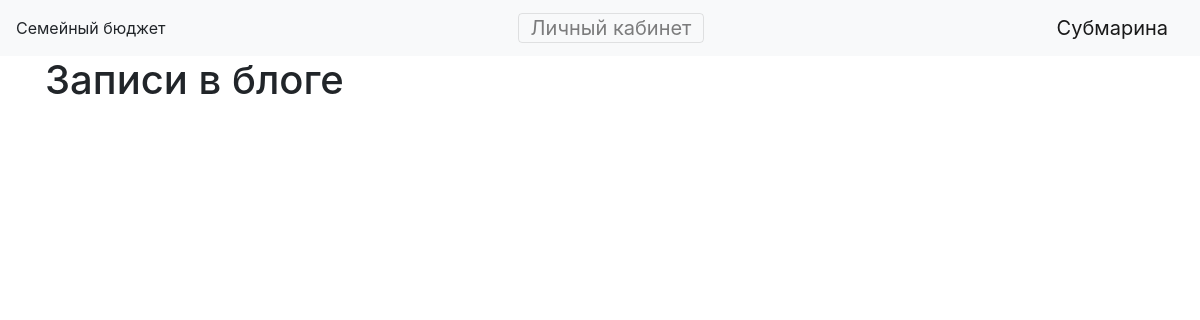
Before: / (signed in) with the older database file.
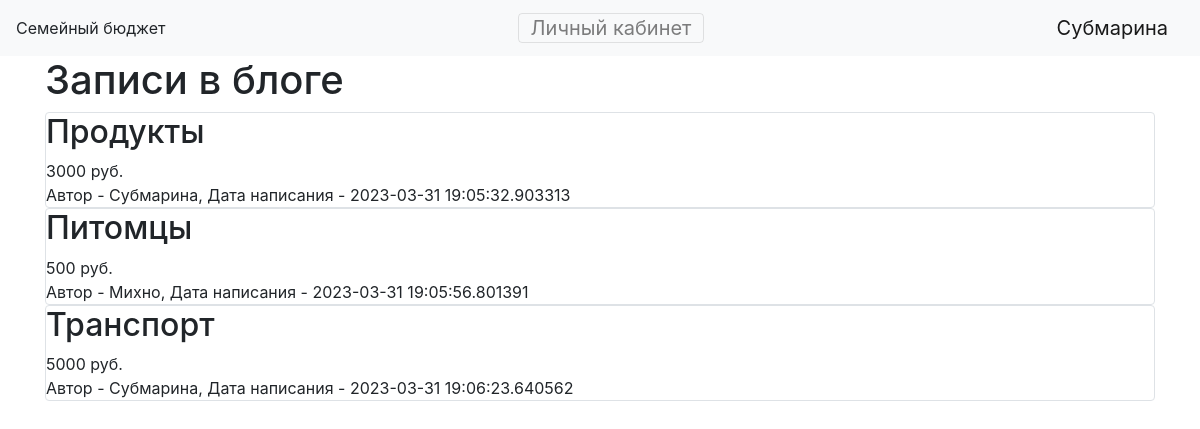
After: the same page with the newer database file.
### data/users.py (models this page shows, shortened)
class User(SqlAlchemyBase, UserMixin):
    __tablename__ = 'users'
    id = sqlalchemy.Column(sqlalchemy.Integer,
                           primary_key=True, autoincrement=True)
    name = sqlalchemy.Column(sqlalchemy.String, nullable=True)
    email = sqlalchemy.Column(sqlalchemy.String,
                              index=True, unique=True, nullable=True)
    hashed_password = sqlalchemy.Column(sqlalchemy.String, nullable=True)
    created_date = sqlalchemy.Column(sqlalchemy.DateTime,
                                     default=datetime.datetime.now)
    expenses = orm.relationship("Expenses", back_populates='user')

### data/expenses.py (models this page shows, shortened)
class Expenses(SqlAlchemyBase):
    __tablename__ = 'expenses'
    id = sqlalchemy.Column(sqlalchemy.Integer,
                           primary_key=True, autoincrement=True)
    title = sqlalchemy.Column(sqlalchemy.String, nullable=True)
    money = sqlalchemy.Column(sqlalchemy.Integer, nullable=False)
    created_date = sqlalchemy.Column(sqlalchemy.DateTime,
                                     default=datetime.datetime.now)
    user_id = sqlalchemy.Column(sqlalchemy.Integer,
                                sqlalchemy.ForeignKey("users.id"))
    user = orm.relationship('User')

### main.py (the view)
@app.route("/")
def index():
    if current_user.is_authenticated:
        db_sess = db_session.create_session()
        expenses = db_sess.query(Expenses)
    else:
        return redirect('/login')
    return render_template("index.html", expenses=expenses)

### data/db_session.py (called while the page is built)
def create_session() -> Session:
    global __factory
    return __factory()

### main.py (called while the page is built)
@login_manager.user_loader
def load_user(user_id):
    db_sess = db_session.create_session()
    return db_sess.query(User).get(user_id)

### templates/index.html
{% extends "base.html" %}
{% block content %}
    <h1>Записи в блоге</h1>
    {% for item in expenses%}
        <div class="col-md6 border rounded">
        <h2>{{item.title}}</h2>
        <div>
            {{item.money}} руб.
        </div>
        <div>
            Автор - {{item.user.name}}, Дата написания - {{item.created_date}}
        </div>
        </div>
    {% endfor %}
{% endblock %}

### templates/base.html (shortened to what this page needs)
<!doctype html>
<html lang="en">
<head>
    <link rel="stylesheet"
          href="https://stackpath.bootstrapcdn.com/bootstrap/4.4.1/css/bootstrap.min.css"
>
</head>
<body>
<header>
    <nav class="navbar navbar-light bg-light">
        <div>Семейный бюджет</div>
        {% if current_user.is_authenticated %}
            <a class="navbar-toggler" href="/lms">Личный кабинет</a>
            <a class="navbar-brand" href="/logout">{{ current_user.name }}</a>
        {% else %}
    <div>
        <a class="btn btn-primary " href="/register">Зарегистрироваться</a>
        <a class="btn btn-success" href="/login">Войти</a>
    </div>
{% endif %}
    </nav>
</header>
<main role="main" class="container">
    {% block content %}{% endblock %}
</main>
</body>
</html>

Changed rows visible on the page:
added Expenses: title "Продукты", money "3000", user.name "Субмарина", created_date "2023-03-31 19:05:32.903313"
added Expenses: title "Питомцы", money "500", user.name "Михно", created_date "2023-03-31 19:05:56.801391"
added Expenses: title "Транспорт", money "5000", user.name "Субмарина", created_date "2023-03-31 19:06:23.640562"
